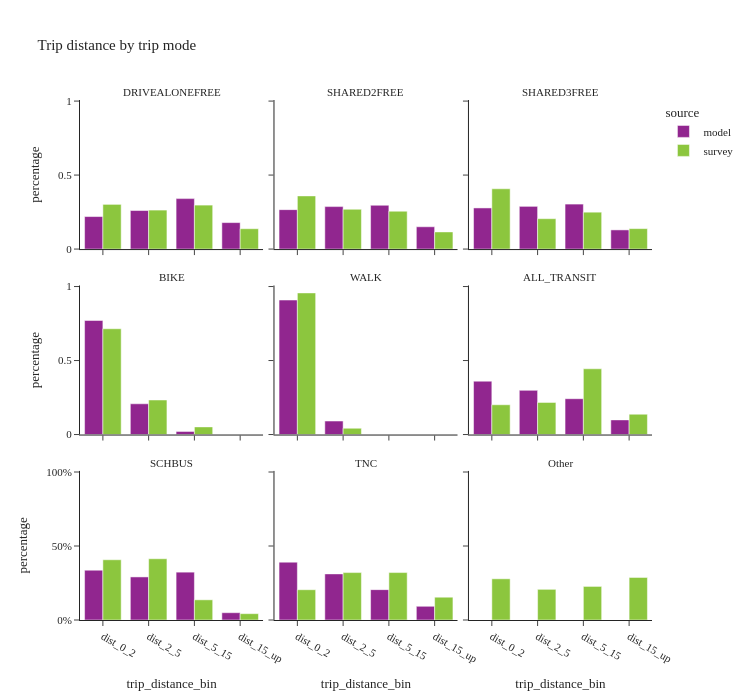

The notebook cell saved with this chart:
### Markdown cell above
## trip destination by mode

### Code cell
util.plot_share_facetbar(trip_data, 'trip_weight', share_col="trip_distance_bin", title="Trip distance by trip mode", 
                            facet_col="trip_mode_transit_agg", facet_col_wrap=3, height=700, orientation='v')

### Figure 1 — Plotly figure (JSON) as saved in the notebook; plotly's stock layout.template omitted (floating-point values rounded to 4 significant figures)
{"data": [{"alignmentgroup": "True", "customdata": [[1318282], [1563156], [2046068], [1073341]], "hovertemplate": "source=model<br>trip_mode_transit_agg=DRIVEALONEFREE<br>trip_distance_bin=%{x}<br>percentage=%{y}<br>sample_size=%{customdata[0]}<extra></extra>", "legendgroup": "model", "marker": {"color": "#91268F", "pattern": {"shape": ""}}, "name": "model", "offsetgroup": "model", "orientation": "v", "showlegend": true, "textposition": "auto", "type": "bar", "x": ["dist_0_2", "dist_2_5", "dist_5_15", "dist_15_up"], "xaxis": "x7", "y": [0.2197, 0.2605, 0.341, 0.1789], "yaxis": "y7"}, {"alignmentgroup": "True", "customdata": [[648559], [698575], [720270], [366785]], "hovertemplate": "source=model<br>trip_mode_transit_agg=SHARED2FREE<br>trip_distance_bin=%{x}<br>percentage=%{y}<br>sample_size=%{customdata[0]}<extra></extra>", "legendgroup": "model", "marker": {"color": "#91268F", "pattern": {"shape": ""}}, "name": "model", "offsetgroup": "model", "orientation": "v", "showlegend": false, "textposition": "auto", "type": "bar", "x": ["dist_0_2", "dist_2_5", "dist_5_15", "dist_15_up"], "xaxis": "x8", "y": [0.2664, 0.287, 0.2959, 0.1507], "yaxis": "y8"}, {"alignmentgroup": "True", "customdata": [[455950], [473644], [498721], [212452]], "hovertemplate": "source=model<br>trip_mode_transit_agg=SHARED3FREE<br>trip_distance_bin=%{x}<br>percentage=%{y}<br>sample_size=%{customdata[0]}<extra></extra>", "legendgroup": "model", "marker": {"color": "#91268F", "pattern": {"shape": ""}}, "name": "model", "offsetgroup": "model", "orientation": "v", "showlegend": false, "textposition": "auto", "type": "bar", "x": ["dist_0_2", "dist_2_5", "dist_5_15", "dist_15_up"], "xaxis": "x9", "y": [0.2779, 0.2887, 0.304, 0.1295], "yaxis": "y9"}, {"alignmentgroup": "True", "customdata": [[161146], [43441], [4464], [36]], "hovertemplate": "source=model<br>trip_mode_transit_agg=BIKE<br>trip_distance_bin=%{x}<br>percentage=%{y}<br>sample_size=%{customdata[0]}<extra></extra>", "legendgroup": "model", "marker": {"color": "#91268F", "pattern": {"shape": ""}}, "name": "model", "offsetgroup": "model", "orientation": "v", "showlegend": false, "textposition": "auto", "type": "bar", "x": ["dist_0_2", "dist_2_5", "dist_5_15", "dist_15_up"], "xaxis": "x4", "y": [0.7707, 0.2078, 0.02135, 0.0001722], "yaxis": "y4"}, {"alignmentgroup": "True", "customdata": [[1329704], [133336], [44]], "hovertemplate": "source=model<br>trip_mode_transit_agg=WALK<br>trip_distance_bin=%{x}<br>percentage=%{y}<br>sample_size=%{customdata[0]}<extra></extra>", "legendgroup": "model", "marker": {"color": "#91268F", "pattern": {"shape": ""}}, "name": "model", "offsetgroup": "model", "orientation": "v", "showlegend": false, "textposition": "auto", "type": "bar", "x": ["dist_0_2", "dist_2_5", "dist_5_15"], "xaxis": "x5", "y": [0.9088, 0.09113, 3.007e-05], "yaxis": "y5"}, {"alignmentgroup": "True", "customdata": [[89185], [73840], [59887], [24505]], "hovertemplate": "source=model<br>trip_mode_transit_agg=ALL_TRANSIT<br>trip_distance_bin=%{x}<br>percentage=%{y}<br>sample_size=%{customdata[0]}<extra></extra>", "legendgroup": "model", "marker": {"color": "#91268F", "pattern": {"shape": ""}}, "name": "model", "offsetgroup": "model", "orientation": "v", "showlegend": false, "textposition": "auto", "type": "bar", "x": ["dist_0_2", "dist_2_5", "dist_5_15", "dist_15_up"], "xaxis": "x6", "y": [0.3605, 0.2984, 0.242, 0.09904], "yaxis": "y6"}, {"alignmentgroup": "True", "customdata": [[73179], [63328], [70346], [10735]], "hovertemplate": "source=model<br>trip_mode_transit_agg=SCHBUS<br>trip_distance_bin=%{x}<br>percentage=%{y}<br>sample_size=%{customdata[0]}<extra></extra>", "legendgroup": "model", "marker": {"color": "#91268F", "pattern": {"shape": ""}}, "name": "model", "offsetgroup": "model", "orientation": "v", "showlegend": false, "textposition": "auto", "type": "bar", "x": ["dist_0_2", "dist_2_5", "dist_5_15", "dist_15_up"], "xaxis": "x", "y": [0.3363, 0.291, 0.3233, 0.04934], "yaxis": "y"}, {"alignmentgroup": "True", "customdata": [[50328], [40129], [26418], [11888]], "hovertemplate": "source=model<br>trip_mode_transit_agg=TNC<br>trip_distance_bin=%{x}<br>percentage=%{y}<br>sample_size=%{customdata[0]}<extra></extra>", "legendgroup": "model", "marker": {"color": "#91268F", "pattern": {"shape": ""}}, "name": "model", "offsetgroup": "model", "orientation": "v", "showlegend": false, "textposition": "auto", "type": "bar", "x": ["dist_0_2", "dist_2_5", "dist_5_15", "dist_15_up"], "xaxis": "x2", "y": [0.3909, 0.3117, 0.2052, 0.09232], "yaxis": "y2"}, {"alignmentgroup": "True", "customdata": [[4963], [4104], [4152], [1784]], "hovertemplate": "source=survey<br>trip_mode_transit_agg=DRIVEALONEFREE<br>trip_distance_bin=%{x}<br>percentage=%{y}<br>sample_size=%{customdata[0]}<extra></extra>", "legendgroup": "survey", "marker": {"color": "#8CC63E", "pattern": {"shape": ""}}, "name": "survey", "offsetgroup": "survey", "orientation": "v", "showlegend": true, "textposition": "auto", "type": "bar", "x": ["dist_0_2", "dist_2_5", "dist_5_15", "dist_15_up"], "xaxis": "x7", "y": [0.302, 0.2635, 0.2971, 0.1374], "yaxis": "y7"}, {"alignmentgroup": "True", "customdata": [[2518], [2156], [1699], [658]], "hovertemplate": "source=survey<br>trip_mode_transit_agg=SHARED2FREE<br>trip_distance_bin=%{x}<br>percentage=%{y}<br>sample_size=%{customdata[0]}<extra></extra>", "legendgroup": "survey", "marker": {"color": "#8CC63E", "pattern": {"shape": ""}}, "name": "survey", "offsetgroup": "survey", "orientation": "v", "showlegend": false, "textposition": "auto", "type": "bar", "x": ["dist_0_2", "dist_2_5", "dist_5_15", "dist_15_up"], "xaxis": "x8", "y": [0.3593, 0.2689, 0.2559, 0.1159], "yaxis": "y8"}, {"alignmentgroup": "True", "customdata": [[1635], [1269], [1109], [481]], "hovertemplate": "source=survey<br>trip_mode_transit_agg=SHARED3FREE<br>trip_distance_bin=%{x}<br>percentage=%{y}<br>sample_size=%{customdata[0]}<extra></extra>", "legendgroup": "survey", "marker": {"color": "#8CC63E", "pattern": {"shape": ""}}, "name": "survey", "offsetgroup": "survey", "orientation": "v", "showlegend": false, "textposition": "auto", "type": "bar", "x": ["dist_0_2", "dist_2_5", "dist_5_15", "dist_15_up"], "xaxis": "x9", "y": [0.4073, 0.2053, 0.2493, 0.1381], "yaxis": "y9"}, {"alignmentgroup": "True", "customdata": [[532], [296], [20]], "hovertemplate": "source=survey<br>trip_mode_transit_agg=BIKE<br>trip_distance_bin=%{x}<br>percentage=%{y}<br>sample_size=%{customdata[0]}<extra></extra>", "legendgroup": "survey", "marker": {"color": "#8CC63E", "pattern": {"shape": ""}}, "name": "survey", "offsetgroup": "survey", "orientation": "v", "showlegend": false, "textposition": "auto", "type": "bar", "x": ["dist_0_2", "dist_2_5", "dist_5_15"], "xaxis": "x4", "y": [0.7149, 0.2335, 0.05169], "yaxis": "y4"}, {"alignmentgroup": "True", "customdata": [[7824], [364], [16]], "hovertemplate": "source=survey<br>trip_mode_transit_agg=WALK<br>trip_distance_bin=%{x}<br>percentage=%{y}<br>sample_size=%{customdata[0]}<extra></extra>", "legendgroup": "survey", "marker": {"color": "#8CC63E", "pattern": {"shape": ""}}, "name": "survey", "offsetgroup": "survey", "orientation": "v", "showlegend": false, "textposition": "auto", "type": "bar", "x": ["dist_0_2", "dist_2_5", "dist_5_15"], "xaxis": "x5", "y": [0.9569, 0.04249, 0.0005905], "yaxis": "y5"}, {"alignmentgroup": "True", "customdata": [[496], [598], [600], [184]], "hovertemplate": "source=survey<br>trip_mode_transit_agg=ALL_TRANSIT<br>trip_distance_bin=%{x}<br>percentage=%{y}<br>sample_size=%{customdata[0]}<extra></extra>", "legendgroup": "survey", "marker": {"color": "#8CC63E", "pattern": {"shape": ""}}, "name": "survey", "offsetgroup": "survey", "orientation": "v", "showlegend": false, "textposition": "auto", "type": "bar", "x": ["dist_0_2", "dist_2_5", "dist_5_15", "dist_15_up"], "xaxis": "x6", "y": [0.2012, 0.2172, 0.4442, 0.1374], "yaxis": "y6"}, {"alignmentgroup": "True", "customdata": [[134], [137], [35], [9]], "hovertemplate": "source=survey<br>trip_mode_transit_agg=SCHBUS<br>trip_distance_bin=%{x}<br>percentage=%{y}<br>sample_size=%{customdata[0]}<extra></extra>", "legendgroup": "survey", "marker": {"color": "#8CC63E", "pattern": {"shape": ""}}, "name": "survey", "offsetgroup": "survey", "orientation": "v", "showlegend": false, "textposition": "auto", "type": "bar", "x": ["dist_0_2", "dist_2_5", "dist_5_15", "dist_15_up"], "xaxis": "x", "y": [0.4071, 0.4138, 0.1363, 0.04283], "yaxis": "y"}, {"alignmentgroup": "True", "customdata": [[51], [53], [54], [22]], "hovertemplate": "source=survey<br>trip_mode_transit_agg=TNC<br>trip_distance_bin=%{x}<br>percentage=%{y}<br>sample_size=%{customdata[0]}<extra></extra>", "legendgroup": "survey", "marker": {"color": "#8CC63E", "pattern": {"shape": ""}}, "name": "survey", "offsetgroup": "survey", "orientation": "v", "showlegend": false, "textposition": "auto", "type": "bar", "x": ["dist_0_2", "dist_2_5", "dist_5_15", "dist_15_up"], "xaxis": "x2", "y": [0.2047, 0.3204, 0.3205, 0.1544], "yaxis": "y2"}, {"alignmentgroup": "True", "customdata": [[345], [103], [168], [151]], "hovertemplate": "source=survey<br>trip_mode_transit_agg=Other<br>trip_distance_bin=%{x}<br>percentage=%{y}<br>sample_size=%{customdata[0]}<extra></extra>", "legendgroup": "survey", "marker": {"color": "#8CC63E", "pattern": {"shape": ""}}, "name": "survey", "offsetgroup": "survey", "orientation": "v", "showlegend": false, "textposition": "auto", "type": "bar", "x": ["dist_0_2", "dist_2_5", "dist_5_15", "dist_15_up"], "xaxis": "x3", "y": [0.2784, 0.2072, 0.227, 0.2874], "yaxis": "y3"}], "layout": {"annotations": [{"font": {}, "showarrow": false, "text": "SCHBUS", "x": 0.16, "xanchor": "center", "xref": "paper", "y": 0.2867, "yanchor": "bottom", "yref": "paper"}, {"font": {}, "showarrow": false, "text": "TNC", "x": 0.5, "xanchor": "center", "xref": "paper", "y": 0.2867, "yanchor": "bottom", "yref": "paper"}, {"font": {}, "showarrow": false, "text": "Other", "x": 0.84, "xanchor": "center", "xref": "paper", "y": 0.2867, "yanchor": "bottom", "yref": "paper"}, {"font": {}, "showarrow": false, "text": "BIKE", "x": 0.16, "xanchor": "center", "xref": "paper", "y": 0.6433, "yanchor": "bottom", "yref": "paper"}, {"font": {}, "showarrow": false, "text": "WALK", "x": 0.5, "xanchor": "center", "xref": "paper", "y": 0.6433, "yanchor": "bottom", "yref": "paper"}, {"font": {}, "showarrow": false, "text": "ALL_TRANSIT", "x": 0.84, "xanchor": "center", "xref": "paper", "y": 0.6433, "yanchor": "bottom", "yref": "paper"}, {"font": {}, "showarrow": false, "text": "DRIVEALONEFREE", "x": 0.16, "xanchor": "center", "xref": "paper", "y": 1.0, "yanchor": "bottom", "yref": "paper"}, {"font": {}, "showarrow": false, "text": "SHARED2FREE", "x": 0.5, "xanchor": "center", "xref": "paper", "y": 1.0, "yanchor": "bottom", "yref": "paper"}, {"font": {}, "showarrow": false, "text": "SHARED3FREE", "x": 0.84, "xanchor": "center", "xref": "paper", "y": 1.0, "yanchor": "bottom", "yref": "paper"}], "barmode": "group", "height": 700, "legend": {"title": {"text": "source"}, "tracegroupgap": 0}, "title": {"text": "Trip distance by trip mode"}, "width": 750, "xaxis": {"anchor": "y", "domain": [0.0, 0.32], "title": {"text": "trip_distance_bin"}}, "xaxis2": {"anchor": "y2", "domain": [0.34, 0.66], "matches": "x", "title": {"text": "trip_distance_bin"}}, "xaxis3": {"anchor": "y3", "domain": [0.68, 1.0], "matches": "x", "title": {"text": "trip_distance_bin"}}, "xaxis4": {"anchor": "y4", "domain": [0.0, 0.32], "matches": "x", "showticklabels": false}, "xaxis5": {"anchor": "y5", "domain": [0.34, 0.66], "matches": "x", "showticklabels": false}, "xaxis6": {"anchor": "y6", "domain": [0.68, 1.0], "matches": "x", "showticklabels": false}, "xaxis7": {"anchor": "y7", "domain": [0.0, 0.32], "matches": "x", "showticklabels": false}, "xaxis8": {"anchor": "y8", "domain": [0.34, 0.66], "matches": "x", "showticklabels": false}, "xaxis9": {"anchor": "y9", "domain": [0.68, 1.0], "matches": "x", "showticklabels": false}, "yaxis": {"anchor": "x", "domain": [0.0, 0.2867], "tickformat": ".0%", "title": {"text": "percentage"}}, "yaxis2": {"anchor": "x2", "domain": [0.0, 0.2867], "matches": "y", "showticklabels": false, "tickformat": ".0%"}, "yaxis3": {"anchor": "x3", "domain": [0.0, 0.2867], "matches": "y", "showticklabels": false}, "yaxis4": {"anchor": "x4", "domain": [0.3567, 0.6433], "matches": "y", "title": {"text": "percentage"}}, "yaxis5": {"anchor": "x5", "domain": [0.3567, 0.6433], "matches": "y", "showticklabels": false}, "yaxis6": {"anchor": "x6", "domain": [0.3567, 0.6433], "matches": "y", "showticklabels": false}, "yaxis7": {"anchor": "x7", "domain": [0.7133, 1.0], "matches": "y", "title": {"text": "percentage"}}, "yaxis8": {"anchor": "x8", "domain": [0.7133, 1.0], "matches": "y", "showticklabels": false}, "yaxis9": {"anchor": "x9", "domain": [0.7133, 1.0], "matches": "y", "showticklabels": false}}}
